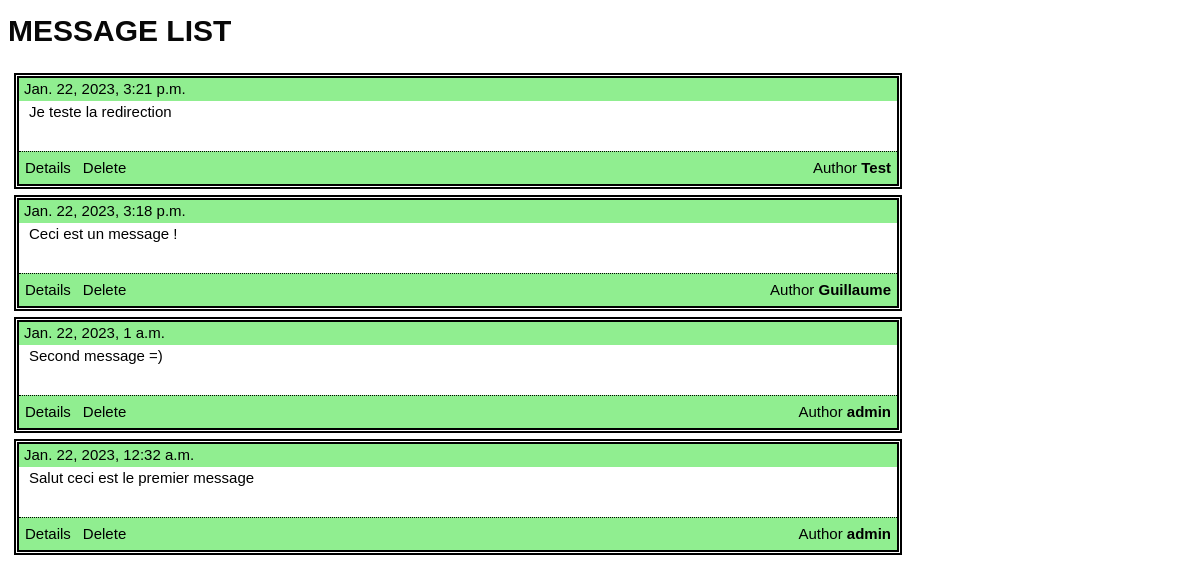
The app's page /message-app/message, older data.
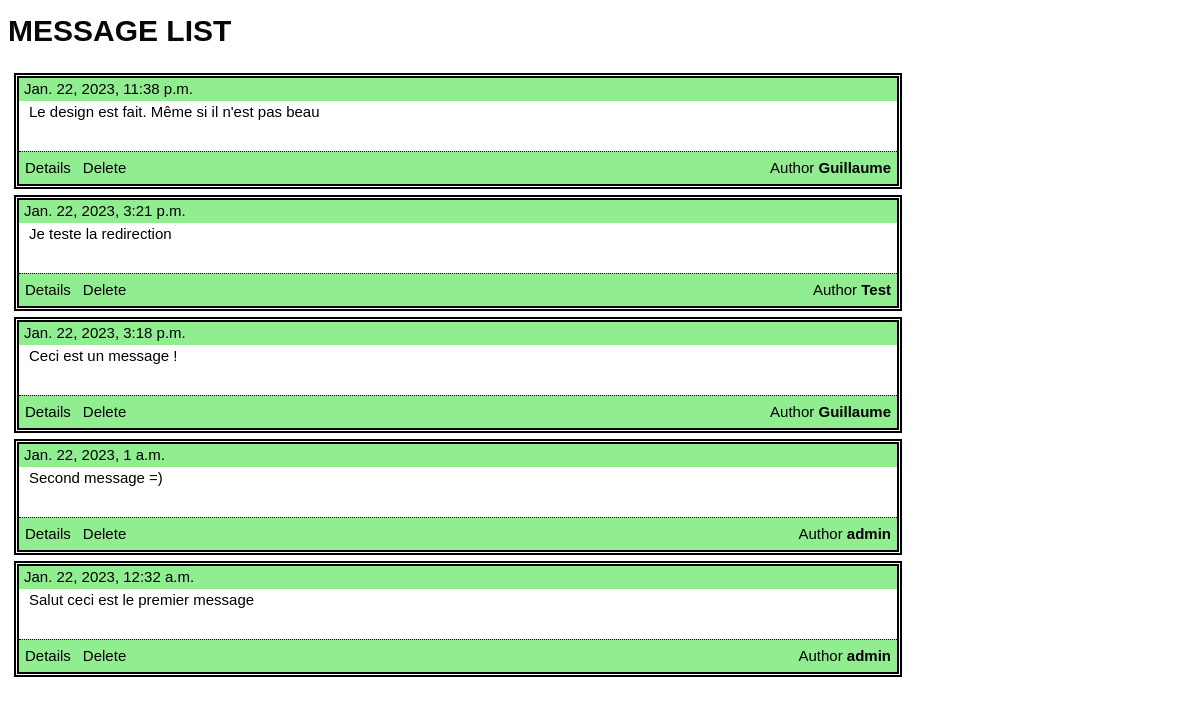
The same page, newer data.
### message_app/models.py (models this page shows, shortened)
class Message(models.Model):
    content = models.CharField(max_length=200)
    emission_time = models.DateTimeField('emission time', null = True)
    author = models.CharField(max_length=200)

### message_app/views.py (the view)
# urls.py: path('message', views.get_messages, name='messages'),
def get_messages(request):
    messages = Message.objects.order_by('-emission_time')
    return render(request, 'messages.html', {'messages': messages, 'user_id': "admin"})

### message_app/templates/messages.html
{% load static %}
<link rel="stylesheet" href="{% static 'style.css' %}">
<link rel="stylesheet" href="{% static 'message.css' %}">
<h2 class="sub_title">Message list</h2>
<ul class="messageUl">
    {% for message in messages %}
        <li class="message">
            <div class="time">{{ message.emission_time }} </div>
            <div class="messageContent">{{ message.content }}</div>
            <ul div class="lowerButton">
                <li><a href="{% url 'message_app:message_details' message.id %}">Details</a></li>
                <li><a href="{% url 'message_app:delete' message.id %}">Delete</a></li>
                <li style="float:right"><a href="{% url 'login_app:user_details' message.author %}">Author <b>{{ message.author }} </b></a></li>
            </ul>
        </li>
    {% endfor %}
</ul>

### message_app/static/style.css (style rules this page uses)
h2 { position: relative; padding: 0; margin: 0; font-family: "Raleway", sans-serif; font-weight: 600; font-size: 35px; color: #080808; }
h2.sub_title { font-style: normal; text-align: left; text-transform: uppercase; padding-bottom: 5px; margin-top: 0px; font-size: 30px; }

### message_app/static/message.css (style rules this page uses)
li.message { border: thick double black; margin: 6px; }
.time { background-color: lightgreen; padding-left: 5px; }
.messageContent { height: 50px; padding-left: 10px; }
.messageUl { list-style-type: none; padding-left: 0px; }
ul.lowerButton { border-top: 1px dotted black; list-style-type: none; margin: 0; padding: 0; overflow: hidden; background-color: lightgreen; }
ul.lowerButton li { float: left; padding: 5px 6px; }
ul.lowerButton li a { display: inline-block; text-align: center; text-decoration: none; color: black; }

Row changes from the older to the newer data that the page shows:
added Message: emission_time "Jan. 22, 2023, 11:38 p.m.", content "Le design est fait. Même si il n'est pas beau", author "Guillaume"
